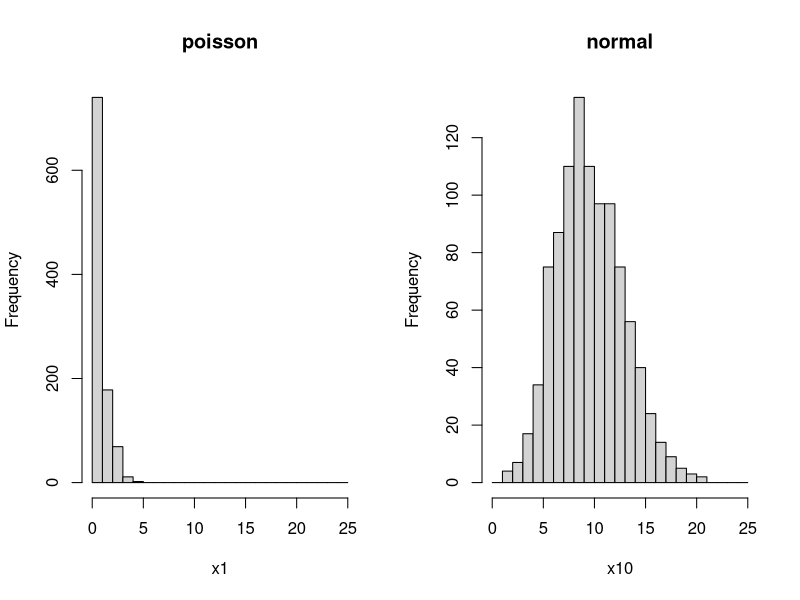

This figure's R source: (Note: this script raises an error after producing the figure.)
###########################################################
###########################################################
# - Introduction to general linear models (GLM)
# - Tutorial #2 - Poisson GLM's
# - Honours Class Tutorial
# - Rhodes Universtiy
# - Script written: 12/02/2020
# - By: Guy F. Sutton
###########################################################
###########################################################

# The GLM is just an extension of linear models (e.g. linear regression, ANOVA). 
# The primary difference is that GLM's can model data that:
#     - Is not normally distributed 
#     - Does not follow a constant mean-variance relationship. 

# For example, we often want to model binary data (presence/absence) or
# or things like species abundance data (which often has many zeroes). 

# All we have to do is tell our model to expect data that follows a certain 
# distribution (e.g. a poisson distribution), instead of a normal distribution. 
# How does this work? (Very roughly and briefly)
# 1. Link function - GLM's require that we specify how the mean changes with
#    the predictor/independent variable.
# 2. Variance function - Function to describe how the variance changes with the mean. 

#######################################################################################
# What does a poisson distribution look like vs normal distribution?
n <- 1000
set.seed(42)
x1 <- rpois(n, lambda = 1)
x10 <- rpois(n, lambda = 10)

par(mfrow=c(1,2))
hist(x1, xlim = c(0, 25), seq(0, 25, by = 1),
     main = "poisson")
hist(x10, xlim = c(0, 25), seq(0, 25, by = 1),
     main = "normal")
#######################################################################################

# Run same simulated data from tutorial #1
raw_data <- tibble(
  temp = c(11.9, 14.2, 15.2, 16.4, 17.2, 18.1, 
           18.5, 19.4, 22.1, 22.6, 23.4, 25.1),
  abundance = c(185L, 215L, 332L, 325L, 408L, 421L, 
                406L, 412L, 522L, 445L, 544L, 614L))
head(raw_data)

# Visualise relationship between temperature and abundance
ggplot(data = raw_data, aes(x = temp,
                            y = abundance)) + 
  geom_point()

# Run poisson GLM
mod1 <- glm(abundance ~ temp, 
            data = raw_data,
            family = poisson(link = "log"))

# family = poisson is the variance function. 
#        = This tells R how the variance of response variable changes with mean of x.
#        = poisson distribution has variance increasing with the mean. 

# link = "log" = link function.
#              = how does expected value of y change with x? 
# NB - Not the same as a log transformation of y. 
#    - log transformation changes y, but the model errors are still assumed
#      to be normal
#    - link function changes expected value of y, with model errors following a 
#      poisson distribution. 
#    - This is a tricky concept. 

# Print summary of model output
summary(mod1)

# How do we interpret this output?
# - (1) Intercept estimate - value of abundance where X (temp) = 0
#       This value is on the log-scale, so we need to back-transform to get counts.
#       coef(model_name) extracts the intercept value for you
exp(coef(mod1))

#       Intercept = 94.04 abundance where temp = 0. 
#       Ask yourself, is that reasonable? 
#       In this case, probably yes. 

# - (2) Is my treatment/factor significant?
#       Look at the row for your predictor variable (here: temp)
#       Look at the P-value: P <0.05 means this variable is significant 
#       - Some type of association between temperature and abundance. 

# - (3) How does my treatment effect response?
#       Look at the estimate value in your predictor variable row
#       > 0 estimate = response increases with greater values of predictor
#       < 0 estimate = response decreases with greater values of predictor
#       NB - This value is on log scale - need to back-transform
exp(coef(mod1)[2])
exp(0.075595)

#      For every 1 unit increase in temperature, there is a 7% increase in abundance. 

# Plot model predictions 
temps <- seq(0, 35, 1)
mod_predict <- predict(mod1, 
                       list(temp = temps), 
                       type="response")
mod_predict <- as.data.frame(mod_predict)
mod_predict <- mod_predict %>%
  mutate(pred = mod_predict,
         t = seq(0:35))

# Plot your model predictions
ggplot(data = raw_data, aes(x = temp,
                            y = abundance)) + 
  geom_point() + 
  geom_line(data = mod_predict, aes(x = t, 
                                    y = pred)) +
  scale_y_continuous(breaks = seq(0, 1500, 250),
                    limits = c(0, 1500)) + 
  geom_hline(yintercept = 0, linetype = "dashed") + 
  theme_classic()


